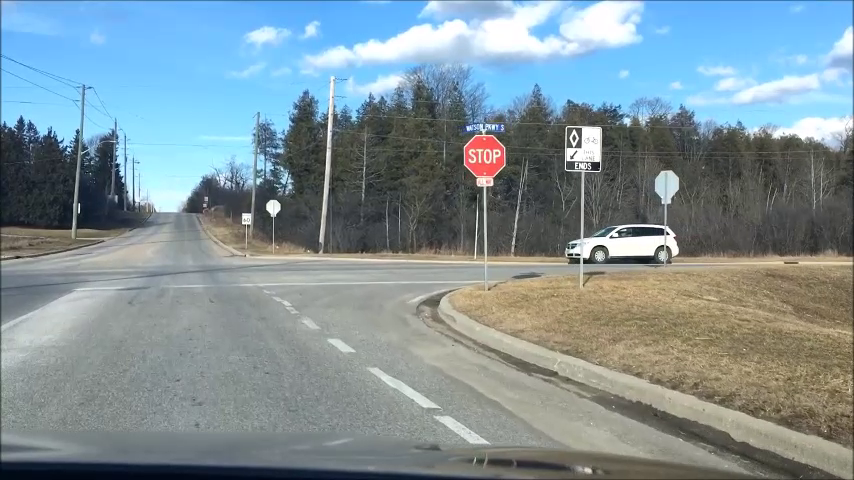
#> input picture frame 7 of A3/TestImages/stop.mp4, 854 x 480 px, given in place of video_1.mp4, which was not available
$ python video.py
#> lines starting #> are read from the running program, lines starting #| are printed output that depends on the picture; after the words box and inside, x2 and y2 are one past the last pixel; in counts of white or black regions, pixels touching at a corner belong together; pictures that were not available may be replaced by others from this repository, and a replacement may not be noted
import cv2
import numpy as np

video_file = "video_1.mp4"
video = cv2.VideoCapture(video_file)

while True:
    (grabbed, frame) = video.read()
#> frame is the input picture: shape (480, 854, 3); mean B, G, R 152.6, 145.8, 128.3
    if not grabbed:
        break

    blur = cv2.GaussianBlur(frame, (21, 21), 0)
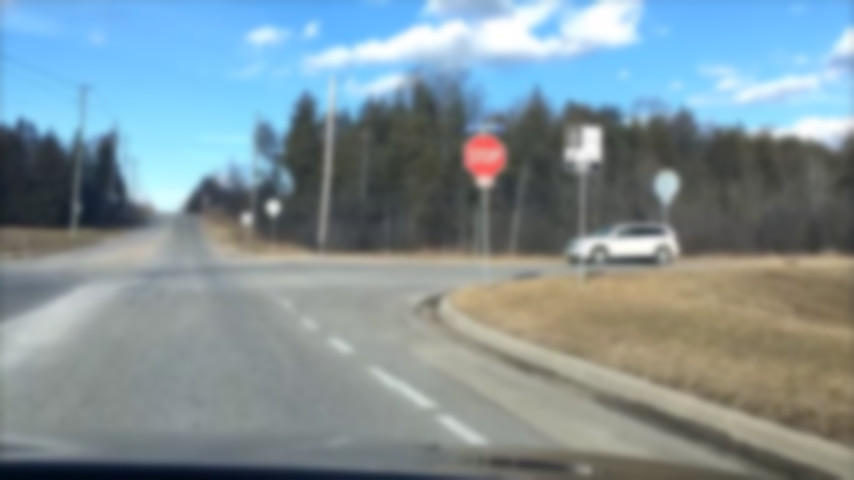
#> blur: shape (480, 854, 3); mean B, G, R 152.7, 146, 128.4
    hsv = cv2.cvtColor(blur, cv2.COLOR_BGR2HSV)
#> hsv: shape (480, 854, 3); mean H, S, V 69.7, 55.7, 161.7

    lower = [18, 50, 50]
    upper = [35, 255, 255]
    lower = np.array(lower, dtype="uint8")
    upper = np.array(upper, dtype="uint8")
    mask = cv2.inRange(hsv, lower, upper)
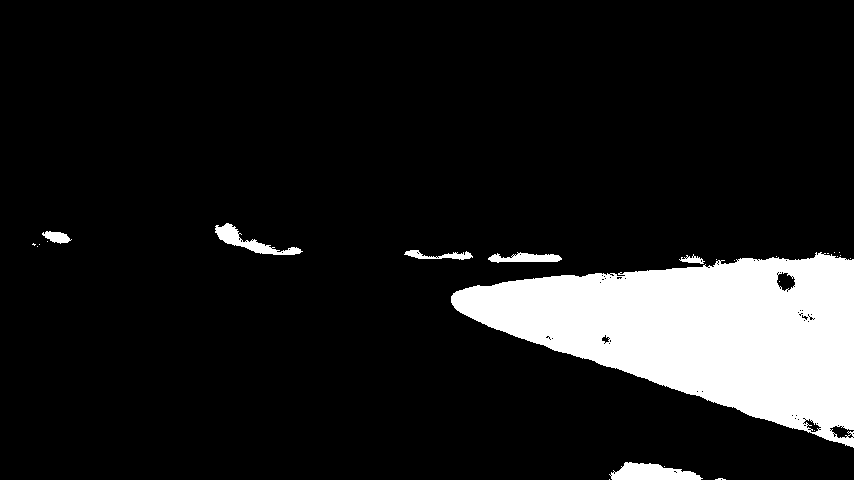
#> mask: shape (480, 854); 11.6% white; 25 white regions (18 under 20 px), largest, box (x1, y1, x2, y2) and area: (451, 252, 854, 448) 44217, (609, 462, 703, 480) 1127, (215, 223, 303, 255) 843


    output = cv2.bitwise_and(frame, hsv, mask=mask)
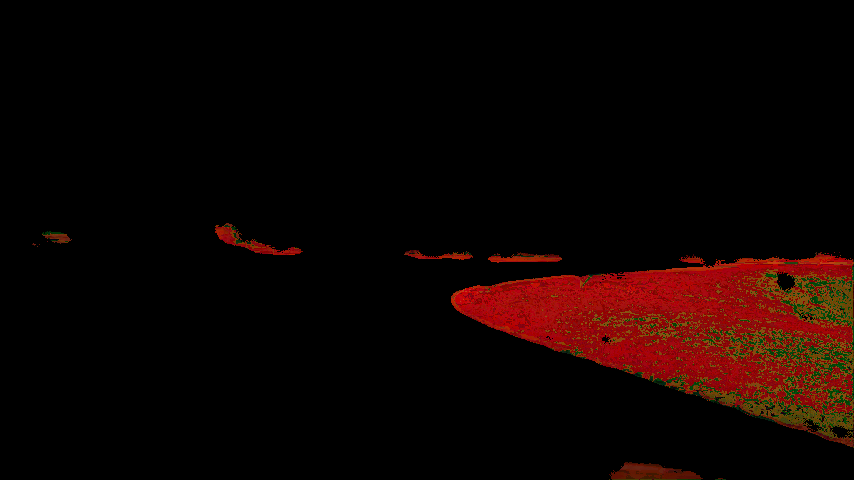
#> output: shape (480, 854, 3); mean B, G, R 1.1, 3.2, 14.9
    cv2.imshow("output", output)
    cv2.waitKey(1)
    # if cv2.waitKey(1) &amp; 0xFF == ord('q'):
    #     break

cv2.destroyAllWindows()
video.release()

$ run again, starting later in the video
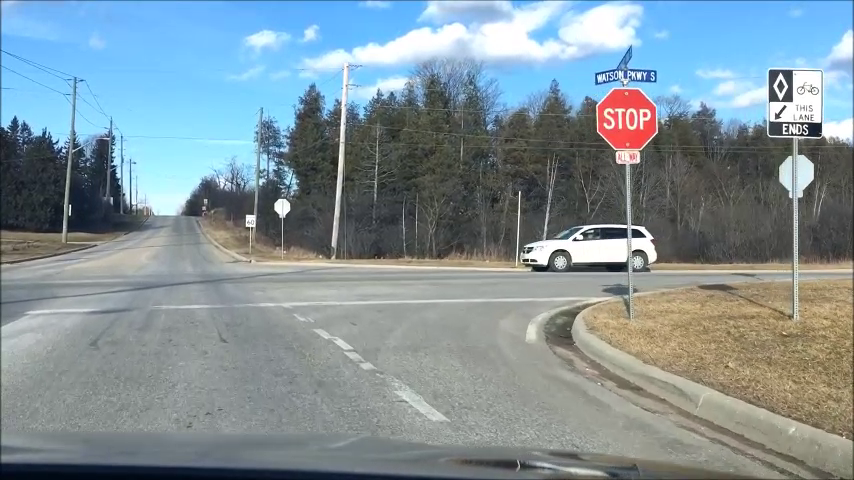
#> input picture frame 33 of A3/TestImages/stop.mp4, 854 x 480 px, given in place of video_1.mp4, which was not available
#> frame is the input picture: shape (480, 854, 3); mean B, G, R 153.6, 146.4, 129.8
#> hsv: shape (480, 854, 3); mean H, S, V 72, 51.2, 161.6
#> `mask = cv2.inRange(hsv, lower, upper)`:
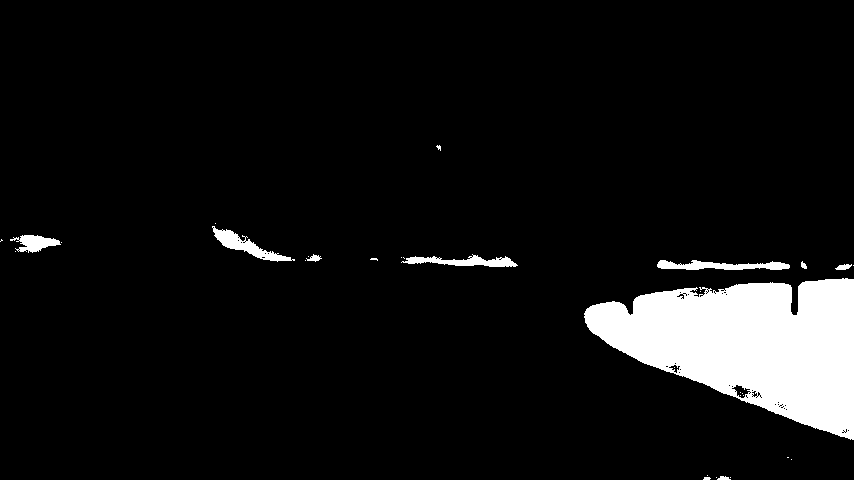
#> mask: shape (480, 854); 7.3% white; 32 white regions (22 under 20 px), largest, box (x1, y1, x2, y2) and area: (584, 278, 854, 440) 26639, (212, 226, 295, 262) 847, (657, 260, 790, 270) 826
#> `output = cv2.bitwise_and(frame, hsv, mask=mask)`:
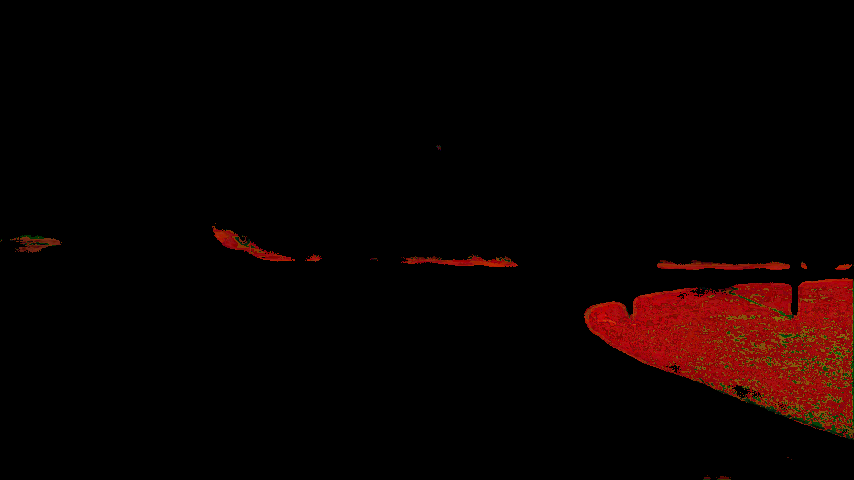
#> output: shape (480, 854, 3); mean B, G, R 0.7, 1.8, 10.1

$ run again, starting later in the video
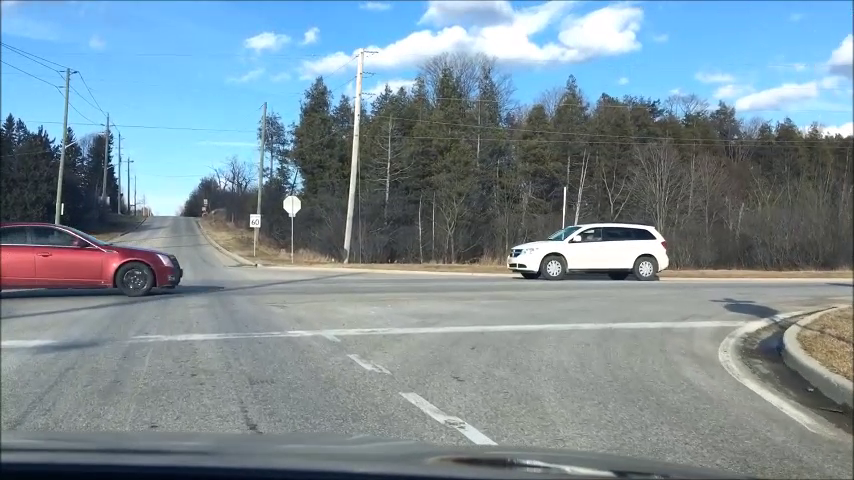
#> input picture frame 59 of A3/TestImages/stop.mp4, 854 x 480 px, given in place of video_1.mp4, which was not available
#> frame is the input picture: shape (480, 854, 3); mean B, G, R 152.9, 142.9, 124.4
#> `blur = cv2.GaussianBlur(frame, (21, 21), 0)`:
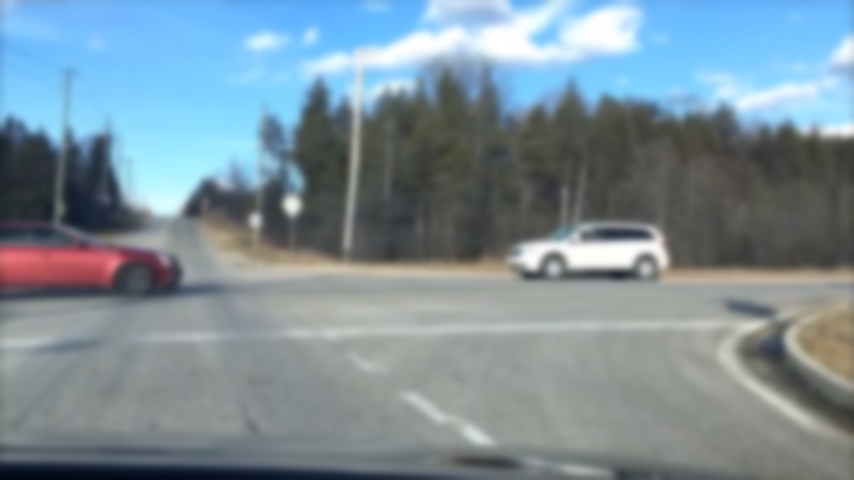
#> blur: shape (480, 854, 3); mean B, G, R 153, 143, 124.5
#> hsv: shape (480, 854, 3); mean H, S, V 77.6, 48.8, 157.5
#> `mask = cv2.inRange(hsv, lower, upper)`:
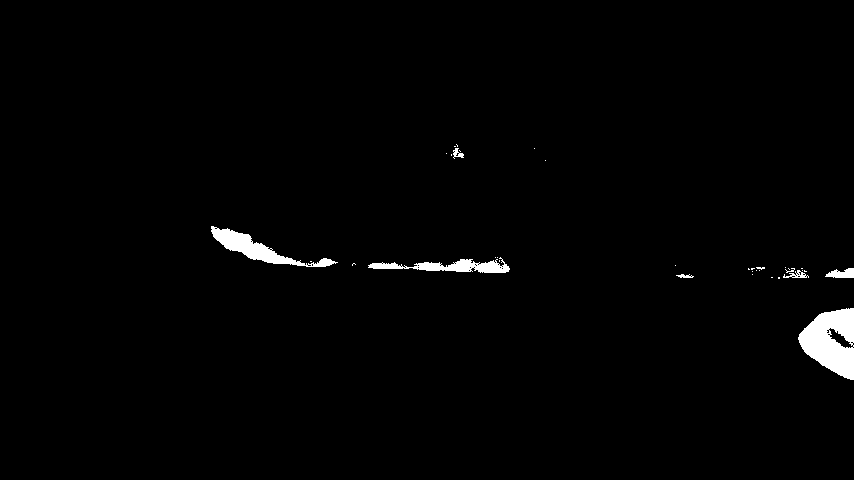
#> mask: shape (480, 854); 1.4% white; 35 white regions (28 under 20 px), largest, box (x1, y1, x2, y2) and area: (798, 308, 854, 380) 2605, (211, 226, 338, 267) 1428, (368, 257, 510, 273) 1028
